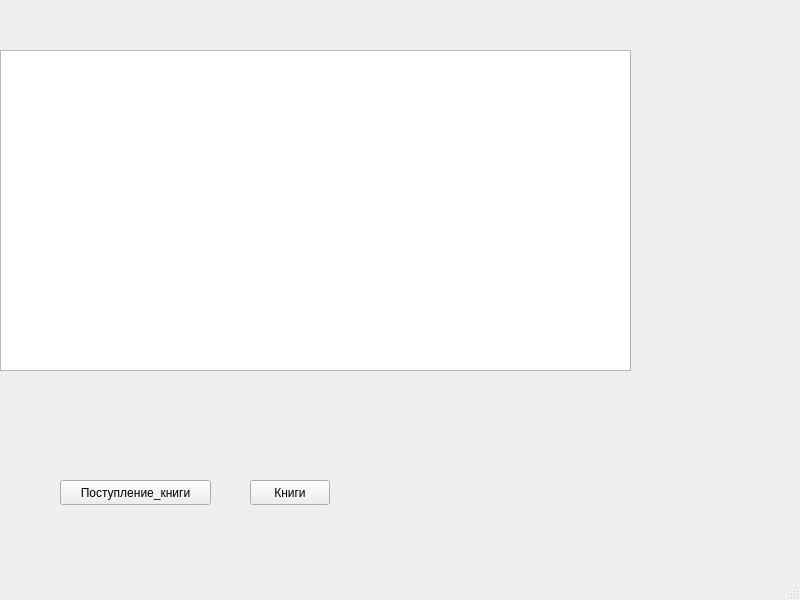
<?xml version="1.0" encoding="UTF-8"?>
<ui version="4.0">
 <class>MainWindow</class>
 <widget class="QMainWindow" name="MainWindow">
  <property name="geometry">
   <rect>
    <x>0</x>
    <y>0</y>
    <width>800</width>
    <height>600</height>
   </rect>
  </property>
  <property name="windowTitle">
   <string>MainWindow</string>
  </property>
  <widget class="QWidget" name="centralwidget">
   <widget class="QTableView" name="tableView">
    <property name="geometry">
     <rect>
      <x>0</x>
      <y>50</y>
      <width>631</width>
      <height>321</height>
     </rect>
    </property>
   </widget>
   <widget class="QPushButton" name="switchTableButton">
    <property name="geometry">
     <rect>
      <x>60</x>
      <y>480</y>
      <width>151</width>
      <height>25</height>
     </rect>
    </property>
    <property name="text">
     <string>Поступление_книги</string>
    </property>
   </widget>
   <widget class="QPushButton" name="swtichtableknigi">
    <property name="geometry">
     <rect>
      <x>250</x>
      <y>480</y>
      <width>80</width>
      <height>25</height>
     </rect>
    </property>
    <property name="text">
     <string>Книги</string>
    </property>
   </widget>
  </widget>
  <widget class="QMenuBar" name="menubar">
   <property name="geometry">
    <rect>
     <x>0</x>
     <y>0</y>
     <width>800</width>
     <height>22</height>
    </rect>
   </property>
  </widget>
  <widget class="QStatusBar" name="statusbar"/>
 </widget>
 <resources/>
 <connections/>
</ui>
